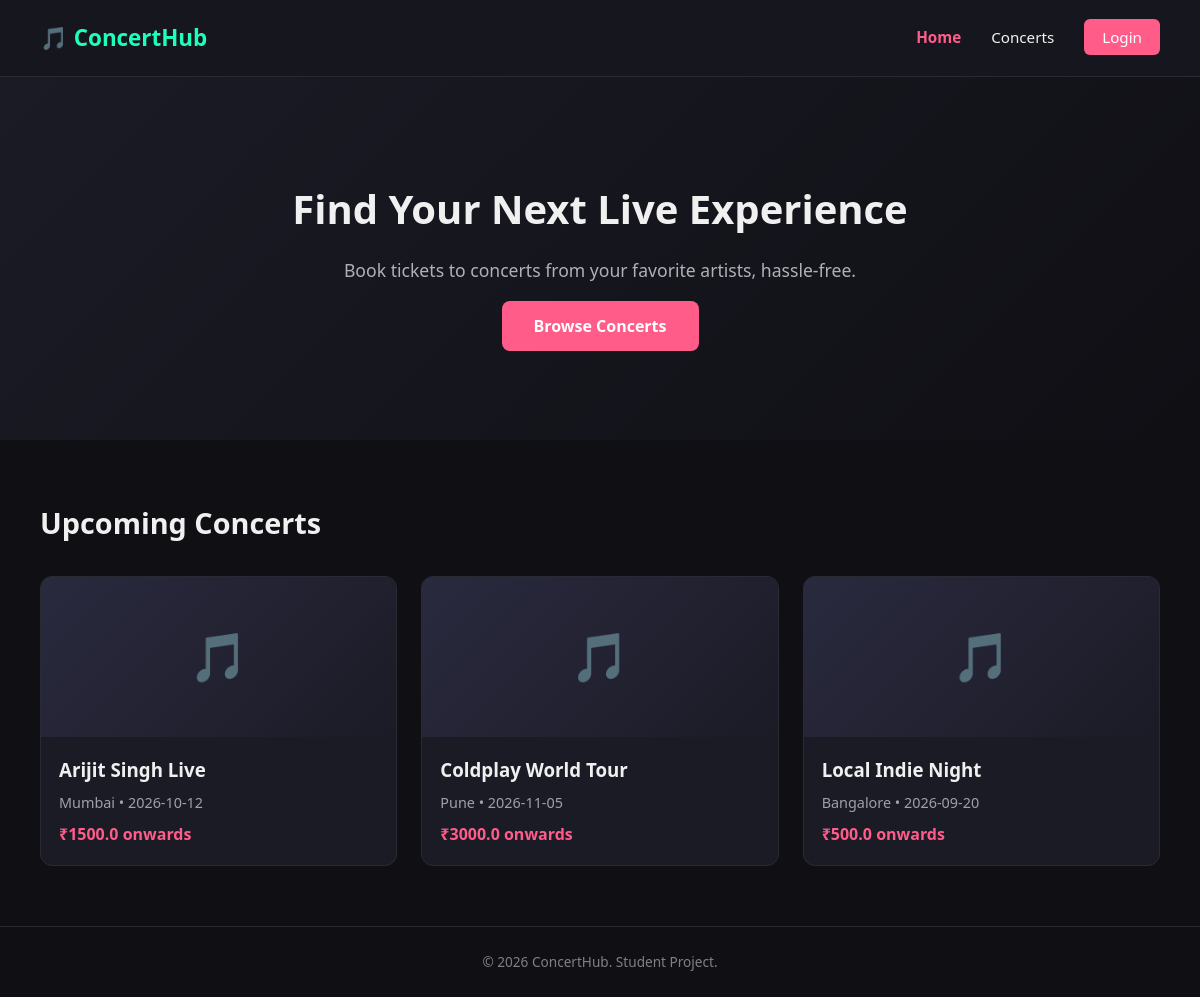
The page / on the database its author committed.
### tables this page shows
CREATE TABLE concerts (
        id INTEGER PRIMARY KEY AUTOINCREMENT,
        artist TEXT NOT NULL,
        concert_name TEXT NOT NULL,
        venue TEXT NOT NULL,
        city TEXT NOT NULL,
        date TEXT NOT NULL,
        time TEXT NOT NULL,
        price REAL NOT NULL,
        description TEXT,
        total_seats INTEGER NOT NULL
    );

### app.py (the view)
@app.route('/')
def home():
    connection = get_db_connection()
    concerts = connection.execute('SELECT * FROM concerts').fetchall()
    connection.close()
    return render_template('index.html', concerts=concerts)

### app.py (called while the page is built)
def get_db_connection():
    connection = sqlite3.connect('database/database.db')
    connection.row_factory = sqlite3.Row  # lets us access columns by name, not just by position
    return connection

### templates/index.html (shortened to what this page needs)
{% extends "base.html" %}
{% block nav_home %}active{% endblock %}
{% block content %}
    <section class="hero">
        <h1>Find Your Next Live Experience</h1>
        <p>Book tickets to concerts from your favorite artists, hassle-free.</p>
        <a href="{{ url_for('concerts') }}" class="btn-primary">Browse Concerts</a>
    </section>
    <section class="featured">
        <h2>Upcoming Concerts</h2>
        <div class="concert-grid">
    {% for concert in concerts %}
    <a href="{{ url_for('concert_details', concert_id=concert['id']) }}" class="concert-card-link">
    <div class="concert-card">
        <div class="concert-image">🎵</div>
        <div class="concert-info">
            <h3>{{ concert['concert_name'] }}</h3>
            <p class="concert-meta">{{ concert['city'] }} • {{ concert['date'] }}</p>
            <p class="concert-price">₹{{ concert['price'] }} onwards</p>
        </div>
    </div>
    </a>
    {% endfor %}
</div>
    </section>
{% endblock %}

### static/css/style.css (style rules this page uses)
* { margin: 0; padding: 0; box-sizing: border-box; }
body { font-family: 'Segoe UI', Arial, sans-serif; background-color: #0f0f14; color: #f0f0f0; line-height: 1.6; }
.hero { text-align: center; padding: 100px 20px; background: linear-gradient(135deg, #1b1b26, #0f0f14); }
.hero h1 { font-size: 2.5rem; margin-bottom: 15px; }
.hero p { color: #b0b0b8; margin-bottom: 30px; font-size: 1.1rem; }
.btn-primary { background-color: #ff5c8a; color: #fff; text-decoration: none; padding: 14px 32px; border-radius: 8px; font-weight: bold; transition: background-color 0.2s ease; }
.featured { padding: 60px 40px; }
.featured h2 { margin-bottom: 30px; font-size: 1.8rem; }
.concert-grid { display: grid; grid-template-columns: repeat(auto-fit, minmax(260px, 1fr)); gap: 24px; }
.concert-card { background-color: #1b1b26; border-radius: 12px; overflow: hidden; border: 1px solid #2a2a35; transition: transform 0.2s ease; }
.concert-image { height: 160px; display: flex; align-items: center; justify-content: center; font-size: 3rem; background: linear-gradient(135deg, #2a2a3f, #1b1b26); }
.concert-info { padding: 18px; }
.concert-info h3 { margin-bottom: 6px; }
.concert-meta { color: #a0a0aa; font-size: 0.9rem; margin-bottom: 8px; }
.concert-price { color: #ff5c8a; font-weight: bold; }
.concert-card-link { text-decoration: none; color: inherit; display: block; }

### rows shown on the page
concerts: concert_name "Arijit Singh Live", city "Mumbai", date "2026-10-12", price "1500.0"
concerts: concert_name "Coldplay World Tour", city "Pune", date "2026-11-05", price "3000.0"
concerts: concert_name "Local Indie Night", city "Bangalore", date "2026-09-20", price "500.0"
